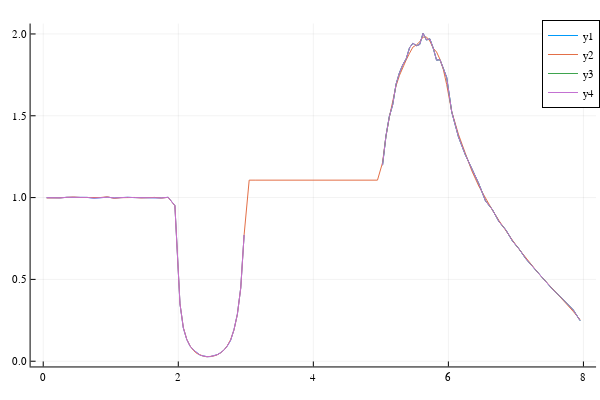

The cell this chart's notebook holds for it:
### Markdown cell above
Flux calculation with variance reduction, the weight decreases fractionally after each collision  
ϕ  - flux from collision rate   
ϕ2 - flux from track length   
ϕ3 - flux from scattering rate   
ϕ4 - flux from absorption rate

### Code cell
Δx=Float64[]
for i=1:length(widths)
    Δx=[Δx;ones(NΔx[i]).*widths[i]/NΔx[i]]
end
I=sum(NΔx)
x=[sum(Δx[1:i])-*(Δx[i]/2) for i=1:I]
Reactions=zeros(I);
Abs=copy(Reactions)
L1,L2=0,0;

Σ_t=map(Σt,x)
Σ_r=map(Σr,x)
Σ_s=map(Σs,x)
L=Σ_t.*Δx
Ls=Σ_s.*Δx
Lr=Σ_r.*Δx
Pa=Σ_r./Σ_t
Qp=reduce(vcat,[Q(x[i])*Δx[i] for i=1:I])
Sf=sum(Qp)
Qp/=Sf
ϕ=zeros(I);
ϕ2=zeros(I)
φ=copy(ϕ);
φ2=copy(ϕ);
φ3=copy(ϕ);
φ4=copy(ϕ);
Batches=100
tally3=zeros(Batches)
@time for batch=1:Batches
    NN=100000
    ϕ2*=0
    for j=1:NN
        pQ=rand()

        i=0
        while pQ>0
            i+=1
            pQ-=Qp[i]    
        end

        xQ=x[i]+(0.5+pQ/Qp[i])*Δx[i] 
        ω=1
        br=false
        while ω>1e-38
            if ω<0.25
                if rand()<ω
                    ω=1
                    #print("I am alive xD")
                else
                    ω=0
                    #print("Save me I am dying!\n")
                    continue
                end
            end
            μ=2*(rand()-0.5)
            invμ=1/abs(μ)
            l=-log(rand())
                
            if μ>0
                ΔxQ=x[i]+0.5*Δx[i]-xQ
                l-=ΔxQ*Σ_t[i]*invμ
                ϕ2[i]+=invμ*ΔxQ*ω
                shift=1
            elseif μ<0
                ΔxQ=xQ-x[i]+0.5*Δx[i]
                l-=ΔxQ*Σ_t[i]*invμ
                ϕ2[i]+=invμ*ΔxQ*ω
                shift=-1
            end
            while l>0
                if i==1 && μ<0 
                    if β1>rand()
                        μ*=-1
                        i=0
                        shift=1
                    else
                        br=true
                        break
                    end  
                elseif i==I && μ>0
                    if β2>rand()
                        μ*=-1
                        i=I+1
                        shift=-1
                    else
                        br=true
                        break
                    end
                end

                i+=shift
                l-=L[i]*invμ
                ϕ2[i]+=invμ*Δx[i]*ω

            end
            if br
                break
            end

            
            if μ>0
                ΔxQ=l*μ/Σ_t[i]
                xQ=x[i]+0.5*Δx[i]+ΔxQ
                ϕ2[i]+=invμ*ΔxQ*ω
            elseif μ<0
                ΔxQ=l*μ/Σ_t[i]
                xQ=x[i]-0.5*Δx[i]+ΔxQ
                ϕ2[i]-=invμ*ΔxQ*ω
            end
            
            Abs[i]+=ω*Pa[i]
            ω*=1-Pa[i]
            Reactions[i]+=ω
        end
    end
    ϕ=Sf*(Reactions+Abs)./L/NN
    ϕ3=Sf*Reactions./Ls/NN
    ϕ4=Sf*Abs./Lr/NN
    Reactions*=0
    Abs*=0
    tally3[batch]=ϕ[72]
    ϕ2*=Sf/NN
    ϕ2./=Δx
    φ+=ϕ
    φ2+=ϕ2
    φ3+=ϕ3
    φ4+=ϕ4
end
plot(x,[φ,φ2,φ3,φ4]/Batches)

### Figure 1 — Plotly figure (JSON) as saved in the notebook; plotly's stock layout.template omitted (floating-point values rounded to 4 significant figures)
{"data": [{"colorbar": {"len": 0.9525, "title": "", "x": 0.9934, "y": 0.5139}, "legendgroup": "y1", "line": {"color": "rgba(0, 154, 250, 1.000)", "dash": "solid", "shape": "linear", "width": 1}, "mode": "lines", "name": "y1", "showlegend": true, "type": "scatter", "x": [0.05, 0.15, 0.25, 0.35, 0.45, 0.55, 0.65, 0.75, 0.85, 0.95, 1.05, 1.15, 1.25, 1.35, 1.45, 1.55, 1.65, 1.75, 1.85, 1.95, 2.025, 2.075, 2.125, 2.175, 2.225, 2.275, 2.325, 2.375, 2.425, 2.475, 2.525, 2.575, 2.625, 2.675, 2.725, 2.775, 2.825, 2.875, 2.925, 2.975], "xaxis": "x", "y": [0.9994, 0.9975, 0.9984, 1.002, 1.002, 1.001, 1.001, 0.9964, 0.9998, 1.002, 0.998, 1.001, 1.002, 1.0, 0.9988, 1.001, 0.9995, 0.9982, 1.002, 0.9512, 0.3506, 0.2029, 0.1336, 0.09197, 0.06901, 0.04957, 0.0364, 0.03204, 0.02787, 0.02842, 0.03259, 0.0397, 0.05138, 0.06754, 0.09246, 0.1274, 0.193, 0.2872, 0.4478, 0.7715], "yaxis": "y"}, {"colorbar": {"len": 0.9525, "title": "", "x": 0.9934, "y": 0.5139}, "legendgroup": "y1", "line": {"color": "rgba(0, 154, 250, 1.000)", "dash": "solid", "shape": "linear", "width": 1}, "mode": "lines", "name": "y1", "showlegend": false, "type": "scatter", "x": [5.025, 5.075, 5.125, 5.175, 5.225, 5.275, 5.325, 5.375, 5.425, 5.475, 5.525, 5.575, 5.625, 5.675, 5.725, 5.775, 5.825, 5.875, 5.925, 5.975, 6.05, 6.15, 6.25, 6.35, 6.45, 6.55, 6.65, 6.75, 6.85, 6.95, 7.05, 7.15, 7.25, 7.35, 7.45, 7.55, 7.65, 7.75, 7.85, 7.95], "xaxis": "x", "y": [1.198, 1.375, 1.495, 1.567, 1.693, 1.762, 1.812, 1.848, 1.916, 1.943, 1.929, 1.935, 2.004, 1.963, 1.971, 1.914, 1.84, 1.843, 1.79, 1.734, 1.523, 1.37, 1.263, 1.177, 1.085, 0.9794, 0.9277, 0.8524, 0.8029, 0.7342, 0.6842, 0.6245, 0.5773, 0.5341, 0.483, 0.4363, 0.3976, 0.353, 0.3133, 0.2484], "yaxis": "y"}, {"colorbar": {"len": 0.9525, "title": "", "x": 0.9934, "y": 0.5139}, "legendgroup": "y2", "line": {"color": "rgba(227, 111, 71, 1.000)", "dash": "solid", "shape": "linear", "width": 1}, "mode": "lines", "name": "y2", "showlegend": true, "type": "scatter", "x": [0.05, 0.15, 0.25, 0.35, 0.45, 0.55, 0.65, 0.75, 0.85, 0.95, 1.05, 1.15, 1.25, 1.35, 1.45, 1.55, 1.65, 1.75, 1.85, 1.95, 2.025, 2.075, 2.125, 2.175, 2.225, 2.275, 2.325, 2.375, 2.425, 2.475, 2.525, 2.575, 2.625, 2.675, 2.725, 2.775, 2.825, 2.875, 2.925, 2.975, 3.05, 3.15, 3.25, 3.35, 3.45, 3.55, 3.65, 3.75, 3.85, 3.95, 4.05, 4.15, 4.25, 4.35, 4.45, 4.55, 4.65, 4.75, 4.85, 4.95, 5.025, 5.075, 5.125, 5.175, 5.225, 5.275, 5.325, 5.375, 5.425, 5.475, 5.525, 5.575, 5.625, 5.675, 5.725, 5.775, 5.825, 5.875, 5.925, 5.975, 6.05, 6.15, 6.25, 6.35, 6.45, 6.55, 6.65, 6.75, 6.85, 6.95, 7.05, 7.15, 7.25, 7.35, 7.45, 7.55, 7.65, 7.75, 7.85, 7.95], "xaxis": "x", "y": [0.9977, 0.9965, 0.9981, 1.001, 1.004, 1.001, 0.9998, 0.9992, 1.0, 1.005, 0.9952, 0.9994, 1.002, 1.001, 0.9976, 0.9998, 1.001, 0.9969, 1.001, 0.9505, 0.3517, 0.2058, 0.1346, 0.09292, 0.06582, 0.0476, 0.03689, 0.03042, 0.02734, 0.02828, 0.03187, 0.03895, 0.05059, 0.06796, 0.09388, 0.1319, 0.1915, 0.2862, 0.4477, 0.7721, 1.107, 1.107, 1.107, 1.107, 1.107, 1.107, 1.107, 1.107, 1.107, 1.107, 1.107, 1.107, 1.107, 1.107, 1.107, 1.107, 1.107, 1.107, 1.107, 1.107, 1.213, 1.374, 1.49, 1.595, 1.683, 1.746, 1.799, 1.841, 1.882, 1.92, 1.932, 1.952, 1.981, 1.981, 1.957, 1.913, 1.89, 1.845, 1.783, 1.69, 1.525, 1.385, 1.272, 1.161, 1.071, 0.993, 0.9247, 0.859, 0.7969, 0.7386, 0.6829, 0.6278, 0.5799, 0.5295, 0.4862, 0.4394, 0.3959, 0.3496, 0.3038, 0.2537], "yaxis": "y"}, {"colorbar": {"len": 0.9525, "title": "", "x": 0.9934, "y": 0.5139}, "legendgroup": "y3", "line": {"color": "rgba(62, 164, 78, 1.000)", "dash": "solid", "shape": "linear", "width": 1}, "mode": "lines", "name": "y3", "showlegend": true, "type": "scatter", "x": [5.025, 5.075, 5.125, 5.175, 5.225, 5.275, 5.325, 5.375, 5.425, 5.475, 5.525, 5.575, 5.625, 5.675, 5.725, 5.775, 5.825, 5.875, 5.925, 5.975, 6.05, 6.15, 6.25, 6.35, 6.45, 6.55, 6.65, 6.75, 6.85, 6.95, 7.05, 7.15, 7.25, 7.35, 7.45, 7.55, 7.65, 7.75, 7.85, 7.95], "xaxis": "x", "y": [1.198, 1.375, 1.495, 1.567, 1.693, 1.762, 1.812, 1.848, 1.916, 1.943, 1.929, 1.935, 2.004, 1.963, 1.971, 1.914, 1.84, 1.843, 1.79, 1.734, 1.523, 1.37, 1.263, 1.177, 1.085, 0.9794, 0.9277, 0.8524, 0.8029, 0.7342, 0.6842, 0.6245, 0.5773, 0.5341, 0.483, 0.4363, 0.3976, 0.353, 0.3133, 0.2484], "yaxis": "y"}, {"colorbar": {"len": 0.9525, "title": "", "x": 0.9934, "y": 0.5139}, "legendgroup": "y4", "line": {"color": "rgba(195, 113, 210, 1.000)", "dash": "solid", "shape": "linear", "width": 1}, "mode": "lines", "name": "y4", "showlegend": true, "type": "scatter", "x": [0.05, 0.15, 0.25, 0.35, 0.45, 0.55, 0.65, 0.75, 0.85, 0.95, 1.05, 1.15, 1.25, 1.35, 1.45, 1.55, 1.65, 1.75, 1.85, 1.95, 2.025, 2.075, 2.125, 2.175, 2.225, 2.275, 2.325, 2.375, 2.425, 2.475, 2.525, 2.575, 2.625, 2.675, 2.725, 2.775, 2.825, 2.875, 2.925, 2.975], "xaxis": "x", "y": [0.9994, 0.9975, 0.9984, 1.002, 1.002, 1.001, 1.001, 0.9964, 0.9998, 1.002, 0.998, 1.001, 1.002, 1.0, 0.9988, 1.001, 0.9995, 0.9982, 1.002, 0.9512, 0.3506, 0.2029, 0.1336, 0.09197, 0.06901, 0.04957, 0.0364, 0.03204, 0.02787, 0.02842, 0.03259, 0.0397, 0.05138, 0.06754, 0.09246, 0.1274, 0.193, 0.2872, 0.4478, 0.7715], "yaxis": "y"}, {"colorbar": {"len": 0.9525, "title": "", "x": 0.9934, "y": 0.5139}, "legendgroup": "y4", "line": {"color": "rgba(195, 113, 210, 1.000)", "dash": "solid", "shape": "linear", "width": 1}, "mode": "lines", "name": "y4", "showlegend": false, "type": "scatter", "x": [5.025, 5.075, 5.125, 5.175, 5.225, 5.275, 5.325, 5.375, 5.425, 5.475, 5.525, 5.575, 5.625, 5.675, 5.725, 5.775, 5.825, 5.875, 5.925, 5.975, 6.05, 6.15, 6.25, 6.35, 6.45, 6.55, 6.65, 6.75, 6.85, 6.95, 7.05, 7.15, 7.25, 7.35, 7.45, 7.55, 7.65, 7.75, 7.85, 7.95], "xaxis": "x", "y": [1.198, 1.375, 1.495, 1.567, 1.693, 1.762, 1.812, 1.848, 1.916, 1.943, 1.929, 1.935, 2.004, 1.963, 1.971, 1.914, 1.84, 1.843, 1.79, 1.734, 1.523, 1.37, 1.263, 1.177, 1.085, 0.9794, 0.9277, 0.8524, 0.8029, 0.7342, 0.6842, 0.6245, 0.5773, 0.5341, 0.483, 0.4363, 0.3976, 0.353, 0.3133, 0.2484], "yaxis": "y"}], "layout": {"annotations": [], "height": 400, "legend": {"bgcolor": "rgba(255, 255, 255, 1.000)", "bordercolor": "rgba(0, 0, 0, 1.000)", "borderwidth": 1, "font": {"color": "rgba(0, 0, 0, 1.000)", "family": "sans-serif", "size": 11}, "title": {"font": {"color": "rgba(0, 0, 0, 1.000)", "family": "sans-serif", "size": 15}, "text": ""}, "tracegroupgap": 0, "traceorder": "normal", "x": 1, "xanchor": "auto", "y": 1, "yanchor": "auto"}, "margin": {"b": 20, "l": 0, "r": 0, "t": 20}, "paper_bgcolor": "rgba(255, 255, 255, 1.000)", "plot_bgcolor": "rgba(255, 255, 255, 1.000)", "showlegend": true, "width": 600, "xaxis": {"anchor": "y", "domain": [0.05101, 0.9934], "gridcolor": "rgba(0, 0, 0, 0.100)", "gridwidth": 0.5, "linecolor": "rgba(0, 0, 0, 1.000)", "mirror": false, "range": [-0.187, 8.187], "showgrid": true, "showline": true, "showticklabels": true, "tickangle": 0, "tickcolor": "rgb(0, 0, 0)", "tickfont": {"color": "rgba(0, 0, 0, 1.000)", "family": "sans-serif", "size": 11}, "tickmode": "array", "ticks": "inside", "ticktext": ["0", "2", "4", "6", "8"], "tickvals": [0, 2, 4, 6, 8], "title": "", "titlefont": {"color": "rgba(0, 0, 0, 1.000)", "family": "sans-serif", "size": 15}, "type": "-", "visible": true, "zeroline": false, "zerolinecolor": "rgba(0, 0, 0, 1.000)"}, "yaxis": {"anchor": "x", "domain": [0.03762, 0.9902], "gridcolor": "rgba(0, 0, 0, 0.100)", "gridwidth": 0.5, "linecolor": "rgba(0, 0, 0, 1.000)", "mirror": false, "range": [-0.03197, 2.064], "showgrid": true, "showline": true, "showticklabels": true, "tickangle": 0, "tickcolor": "rgb(0, 0, 0)", "tickfont": {"color": "rgba(0, 0, 0, 1.000)", "family": "sans-serif", "size": 11}, "tickmode": "array", "ticks": "inside", "ticktext": ["0.0", "0.5", "1.0", "1.5", "2.0"], "tickvals": [0, 0.5, 1, 1.5, 2], "title": "", "titlefont": {"color": "rgba(0, 0, 0, 1.000)", "family": "sans-serif", "size": 15}, "type": "-", "visible": true, "zeroline": false, "zerolinecolor": "rgba(0, 0, 0, 1.000)"}}}
